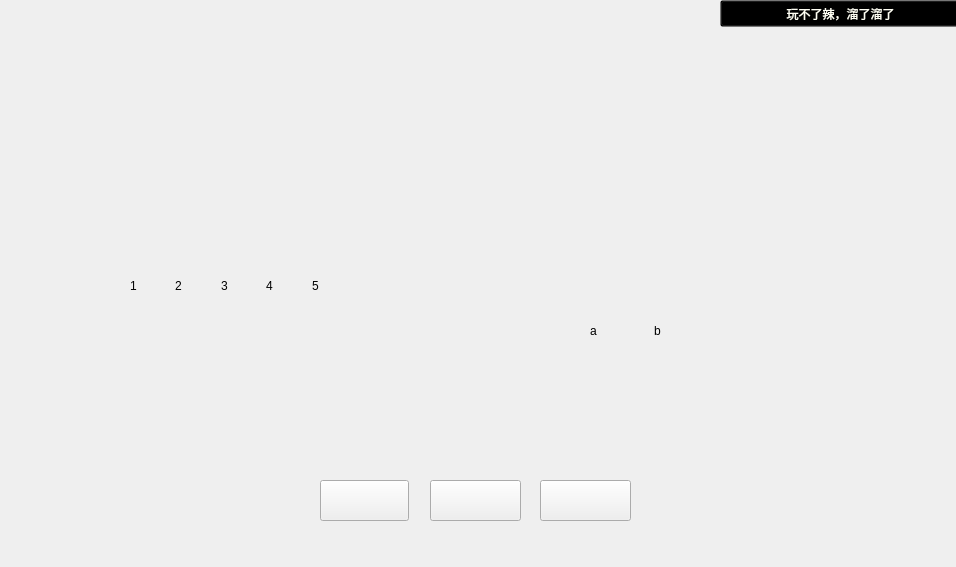
<?xml version="1.0" encoding="UTF-8"?>
<ui version="4.0">
 <class>Game</class>
 <widget class="QWidget" name="Game">
  <property name="geometry">
   <rect>
    <x>0</x>
    <y>0</y>
    <width>956</width>
    <height>567</height>
   </rect>
  </property>
  <property name="minimumSize">
   <size>
    <width>400</width>
    <height>0</height>
   </size>
  </property>
  <property name="windowTitle">
   <string>Form</string>
  </property>
  <property name="styleSheet">
   <string notr="true"/>
  </property>
  <widget class="QStackedWidget" name="front">
   <property name="geometry">
    <rect>
     <x>0</x>
     <y>0</y>
     <width>961</width>
     <height>571</height>
    </rect>
   </property>
   <property name="currentIndex">
    <number>0</number>
   </property>
   <widget class="QWidget" name="page">
    <widget class="QWidget" name="widget" native="true">
     <property name="geometry">
      <rect>
       <x>130</x>
       <y>240</y>
       <width>221</width>
       <height>91</height>
      </rect>
     </property>
     <layout class="QHBoxLayout" name="horizontalLayout">
      <item>
       <widget class="QLabel" name="a">
        <property name="text">
         <string>1</string>
        </property>
       </widget>
      </item>
      <item>
       <widget class="QLabel" name="b">
        <property name="text">
         <string>2</string>
        </property>
       </widget>
      </item>
      <item>
       <widget class="QLabel" name="c">
        <property name="text">
         <string>3</string>
        </property>
       </widget>
      </item>
      <item>
       <widget class="QLabel" name="d">
        <property name="text">
         <string>4</string>
        </property>
       </widget>
      </item>
      <item>
       <widget class="QLabel" name="e">
        <property name="text">
         <string>5</string>
        </property>
       </widget>
      </item>
     </layout>
    </widget>
    <widget class="QLabel" name="label">
     <property name="geometry">
      <rect>
       <x>-10</x>
       <y>0</y>
       <width>971</width>
       <height>571</height>
      </rect>
     </property>
     <property name="styleSheet">
      <string notr="true">border-image: url(:/new/prefix1/poke/table.png);</string>
     </property>
     <property name="text">
      <string/>
     </property>
    </widget>
    <widget class="QLabel" name="label_2">
     <property name="geometry">
      <rect>
       <x>380</x>
       <y>20</y>
       <width>201</width>
       <height>131</height>
      </rect>
     </property>
     <property name="styleSheet">
      <string notr="true">border-image: url(:/new/prefix1/poke/csz.png);</string>
     </property>
     <property name="text">
      <string/>
     </property>
    </widget>
    <widget class="QLabel" name="ma0">
     <property name="geometry">
      <rect>
       <x>370</x>
       <y>250</y>
       <width>69</width>
       <height>71</height>
      </rect>
     </property>
     <property name="font">
      <font>
       <pointsize>13</pointsize>
       <bold>true</bold>
      </font>
     </property>
     <property name="styleSheet">
      <string notr="true">border-image: url(:/new/prefix1/poke/ma.png);</string>
     </property>
     <property name="text">
      <string/>
     </property>
     <property name="alignment">
      <set>Qt::AlignCenter</set>
     </property>
    </widget>
    <widget class="QLabel" name="ma2">
     <property name="geometry">
      <rect>
       <x>510</x>
       <y>210</y>
       <width>69</width>
       <height>61</height>
      </rect>
     </property>
     <property name="font">
      <font>
       <pointsize>13</pointsize>
       <bold>true</bold>
      </font>
     </property>
     <property name="styleSheet">
      <string notr="true">border-image: url(:/new/prefix1/poke/ma.png);</string>
     </property>
     <property name="text">
      <string/>
     </property>
     <property name="alignment">
      <set>Qt::AlignCenter</set>
     </property>
    </widget>
    <widget class="QLabel" name="ma1">
     <property name="geometry">
      <rect>
       <x>510</x>
       <y>300</y>
       <width>69</width>
       <height>61</height>
      </rect>
     </property>
     <property name="font">
      <font>
       <pointsize>13</pointsize>
       <bold>true</bold>
      </font>
     </property>
     <property name="styleSheet">
      <string notr="true">border-image: url(:/new/prefix1/poke/ma.png);</string>
     </property>
     <property name="text">
      <string/>
     </property>
     <property name="alignment">
      <set>Qt::AlignCenter</set>
     </property>
    </widget>
    <widget class="QWidget" name="widget_2" native="true">
     <property name="geometry">
      <rect>
       <x>590</x>
       <y>180</y>
       <width>121</width>
       <height>81</height>
      </rect>
     </property>
     <layout class="QHBoxLayout" name="horizontalLayout_2">
      <item>
       <widget class="QLabel" name="q1">
        <property name="styleSheet">
         <string notr="true">border-image: url(:/new/prefix1/poke/Back.png);</string>
        </property>
        <property name="text">
         <string/>
        </property>
       </widget>
      </item>
      <item>
       <widget class="QLabel" name="q2">
        <property name="styleSheet">
         <string notr="true">border-image: url(:/new/prefix1/poke/Back.png);</string>
        </property>
        <property name="text">
         <string/>
        </property>
       </widget>
      </item>
     </layout>
    </widget>
    <widget class="QPushButton" name="gen">
     <property name="geometry">
      <rect>
       <x>320</x>
       <y>480</y>
       <width>89</width>
       <height>41</height>
      </rect>
     </property>
     <property name="styleSheet">
      <string notr="true">border-image: url(:/new/prefix1/poke/button.png);</string>
     </property>
     <property name="text">
      <string/>
     </property>
    </widget>
    <widget class="QPushButton" name="jia">
     <property name="geometry">
      <rect>
       <x>430</x>
       <y>480</y>
       <width>91</width>
       <height>41</height>
      </rect>
     </property>
     <property name="styleSheet">
      <string notr="true">border-image: url(:/new/prefix1/poke/button.png);</string>
     </property>
     <property name="text">
      <string/>
     </property>
    </widget>
    <widget class="QPushButton" name="qi">
     <property name="geometry">
      <rect>
       <x>540</x>
       <y>480</y>
       <width>91</width>
       <height>41</height>
      </rect>
     </property>
     <property name="styleSheet">
      <string notr="true">border-image: url(:/new/prefix1/poke/button.png);</string>
     </property>
     <property name="text">
      <string/>
     </property>
    </widget>
    <widget class="QWidget" name="widget_3" native="true">
     <property name="geometry">
      <rect>
       <x>590</x>
       <y>290</y>
       <width>121</width>
       <height>81</height>
      </rect>
     </property>
     <property name="styleSheet">
      <string notr="true"/>
     </property>
     <layout class="QHBoxLayout" name="horizontalLayout_3">
      <item>
       <widget class="QLabel" name="p1">
        <property name="text">
         <string>a</string>
        </property>
       </widget>
      </item>
      <item>
       <widget class="QLabel" name="p2">
        <property name="text">
         <string>b</string>
        </property>
       </widget>
      </item>
     </layout>
     <zorder>p2</zorder>
     <zorder>p1</zorder>
    </widget>
    <widget class="QWidget" name="widget_4" native="true">
     <property name="geometry">
      <rect>
       <x>420</x>
       <y>390</y>
       <width>201</width>
       <height>71</height>
      </rect>
     </property>
     <layout class="QGridLayout" name="gridLayout"/>
    </widget>
    <widget class="QPushButton" name="giveup">
     <property name="geometry">
      <rect>
       <x>720</x>
       <y>0</y>
       <width>241</width>
       <height>27</height>
      </rect>
     </property>
     <property name="styleSheet">
      <string notr="true">background-color: rgba(0, 0, 0, 0);
color: rgb(255, 255, 244);
font: 18pt &quot;方正舒体&quot;;</string>
     </property>
     <property name="text">
      <string>玩不了辣，溜了溜了</string>
     </property>
     <property name="checkable">
      <bool>false</bool>
     </property>
    </widget>
    <widget class="QLabel" name="Round">
     <property name="geometry">
      <rect>
       <x>0</x>
       <y>0</y>
       <width>211</width>
       <height>41</height>
      </rect>
     </property>
     <property name="styleSheet">
      <string notr="true">color: rgb(255, 250, 248);
font: 18pt &quot;方正舒体&quot;;</string>
     </property>
     <property name="text">
      <string/>
     </property>
    </widget>
    <widget class="QLabel" name="label_4">
     <property name="geometry">
      <rect>
       <x>720</x>
       <y>190</y>
       <width>111</width>
       <height>61</height>
      </rect>
     </property>
     <property name="font">
      <font>
       <family>微软雅黑</family>
       <pointsize>18</pointsize>
       <italic>false</italic>
       <bold>false</bold>
      </font>
     </property>
     <property name="styleSheet">
      <string notr="true">color: rgb(250, 255, 235);
font: 18pt &quot;微软雅黑&quot;;</string>
     </property>
     <property name="text">
      <string/>
     </property>
    </widget>
    <zorder>label</zorder>
    <zorder>widget</zorder>
    <zorder>label_2</zorder>
    <zorder>ma0</zorder>
    <zorder>ma2</zorder>
    <zorder>ma1</zorder>
    <zorder>widget_2</zorder>
    <zorder>gen</zorder>
    <zorder>jia</zorder>
    <zorder>qi</zorder>
    <zorder>widget_3</zorder>
    <zorder>widget_4</zorder>
    <zorder>giveup</zorder>
    <zorder>Round</zorder>
    <zorder>label_4</zorder>
   </widget>
   <widget class="QWidget" name="page_2">
    <widget class="QLabel" name="label_3">
     <property name="geometry">
      <rect>
       <x>0</x>
       <y>0</y>
       <width>961</width>
       <height>571</height>
      </rect>
     </property>
     <property name="styleSheet">
      <string notr="true">border-image: url(:/new/prefix1/poke/begin.png);</string>
     </property>
     <property name="text">
      <string/>
     </property>
    </widget>
    <widget class="QPushButton" name="begin">
     <property name="geometry">
      <rect>
       <x>720</x>
       <y>470</y>
       <width>151</width>
       <height>27</height>
      </rect>
     </property>
     <property name="styleSheet">
      <string notr="true">background-color: rgba(0, 0, 0, 0);</string>
     </property>
     <property name="text">
      <string/>
     </property>
    </widget>
    <widget class="QPushButton" name="exit">
     <property name="geometry">
      <rect>
       <x>730</x>
       <y>520</y>
       <width>131</width>
       <height>31</height>
      </rect>
     </property>
     <property name="styleSheet">
      <string notr="true">background-color: rgba(0, 0, 0, 0);</string>
     </property>
     <property name="text">
      <string/>
     </property>
    </widget>
   </widget>
  </widget>
 </widget>
 <resources/>
 <connections/>
</ui>
